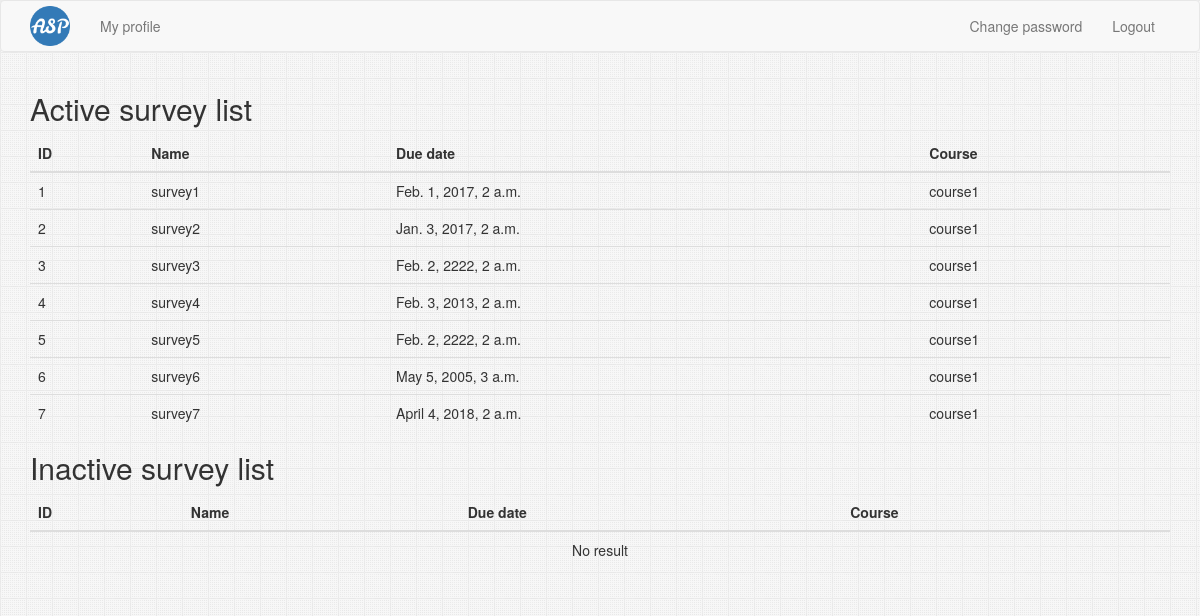
/ (signed in), run on an earlier commit of the app's database.
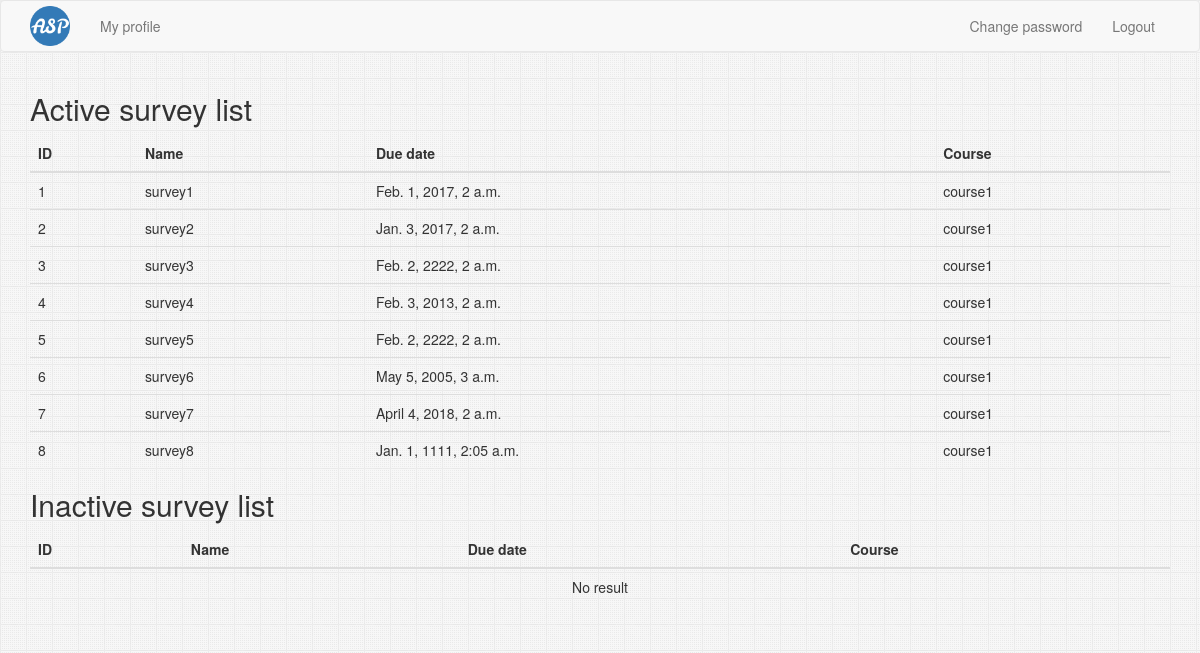
And on a later commit of the database.
### Survey/models.py (models this page shows, shortened)
class Survey(models.Model):
    name = models.CharField(
        max_length=400,
    )
    description = models.TextField(
        max_length=4000,
    )
    creation_date = models.DateTimeField(
        auto_now_add=True,
    )
    due_date = models.DateTimeField()
    is_active = models.BooleanField(
        default=True,
    )
    professor = models.ForeignKey(
        Professor,
        related_name='surveys',
    )
    educational_year = models.ForeignKey(
        EducationalYear,
        related_name='surveys',
    )
    course = models.ForeignKey(
        Course,
        related_name='surveys',
    )

### Course/models.py (models this page shows)
class Course(models.Model):
    name = models.CharField(
        max_length=200,
    )
    code = models.CharField(
        max_length=200,
    )
    department = models.ForeignKey(
        Department,
        on_delete=models.CASCADE,
        related_name='courses',
    )
    academic_year = models.ForeignKey(
        AcademicYear,
        on_delete=models.CASCADE,
        related_name='courses',
    )
    is_active = models.BooleanField(
        default=True,
    )
    def __str__(self):
        return self.name

### Home/views.py (the view, shortened to what this page needs)
# urls.py: url(r'^$', HomeOption.as_view(), name="option"),
class HomeOption(View):
    def get(self, request, *args, **kwargs):
        if request.user.is_authenticated():
            if request.user.is_admin:
                return self.home_admin(request, *args, **kwargs)
            elif request.user.is_professor:
                return self.home_professor(request, *args, **kwargs)
            return self.home_student(request, *args, **kwargs)
        return self.home_unauthenticated(request, *args, **kwargs)
    @staticmethod
    def home_professor(request, *args, **kwargs):
        surveys = Survey.objects.filter(professor_id=request.user.id).all()
        surveys_active = []
        surveys_inactive = []
        for survey in surveys:
            if survey.is_active:
                surveys_active += [survey]
            else:
                surveys_inactive += [survey]
        context = {'surveys_active': surveys_active,
                   'surveys_inactive': surveys_inactive}
        return render(request, 'Home/home_professor.html', context)

### Home/templates/Home/home_professor.html (shortened to what this page needs)
{% extends 'base.html' %}
{% load index %}
{% block content %}
    <h2>
        Active survey list
    </h2>
    <table class="table table-hover">
        <thead>
        <tr>
            <th>ID</th>
            <th>Name</th>
            <th>Due date</th>
            <th>Course</th>
        </tr>
        </thead>
        <tbody data-link="row" class="rowlink">
        {% for survey in surveys_active %}
            <tr>
                <td><a href="{% url 'survey:read' survey.id %}">{{ survey.id }}</a></td>
                <td>{{ survey.name }}</td>
                <td>{{ survey.due_date }}</td>
                <td>{{ survey.course }}</td>
            </tr>
        {% empty %}
            <tr>
                <td colspan="6" class="text-center">No result</td>
            </tr>
        {% endfor %}
        </tbody>
    </table>
    <h2>
        Inactive survey list
    </h2>
    <table class="table table-hover">
        <thead>
        <tr>
            <th>ID</th>
            <th>Name</th>
            <th>Due date</th>
            <th>Course</th>
        </tr>
        </thead>
        <tbody data-link="row" class="rowlink">
        {% for survey in surveys_completed %}
            <tr>
                <td><a href="{% url 'survey:read' survey.id %}">{{ survey.id }}</a></td>
                <td>{{ survey.name }}</td>
                <td>{{ survey.due_date }}</td>
                <td>{{ survey.course }}</td>
            </tr>
        {% empty %}
            <tr>
                <td colspan="6" class="text-center">No result</td>
            </tr>
        {% endfor %}
        </tbody>
    </table>
{% endblock %}

What changed in the data, as far as the page shows it:
added Survey: id "8", name "survey8", due_date "Jan. 1, 1111, 2:05 a.m.", course "course1"
